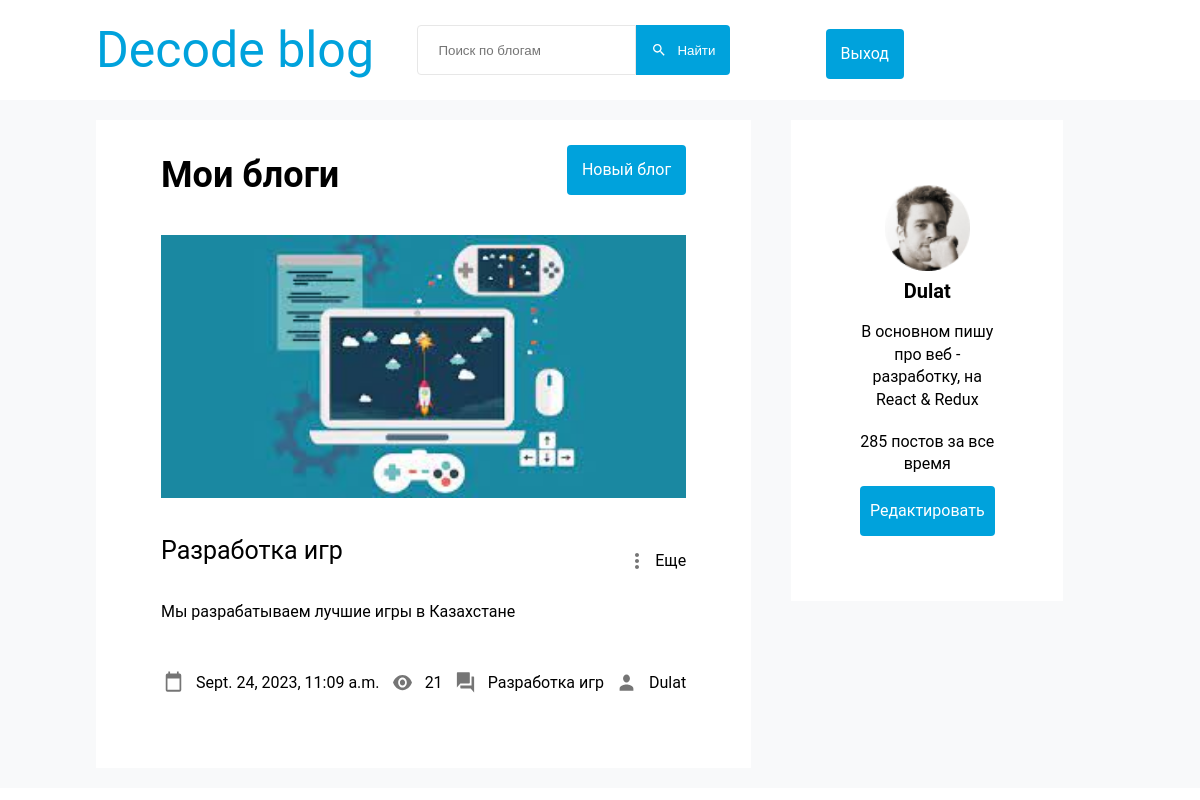
The page /authe/profile/ (signed in) on the database as committed earlier.
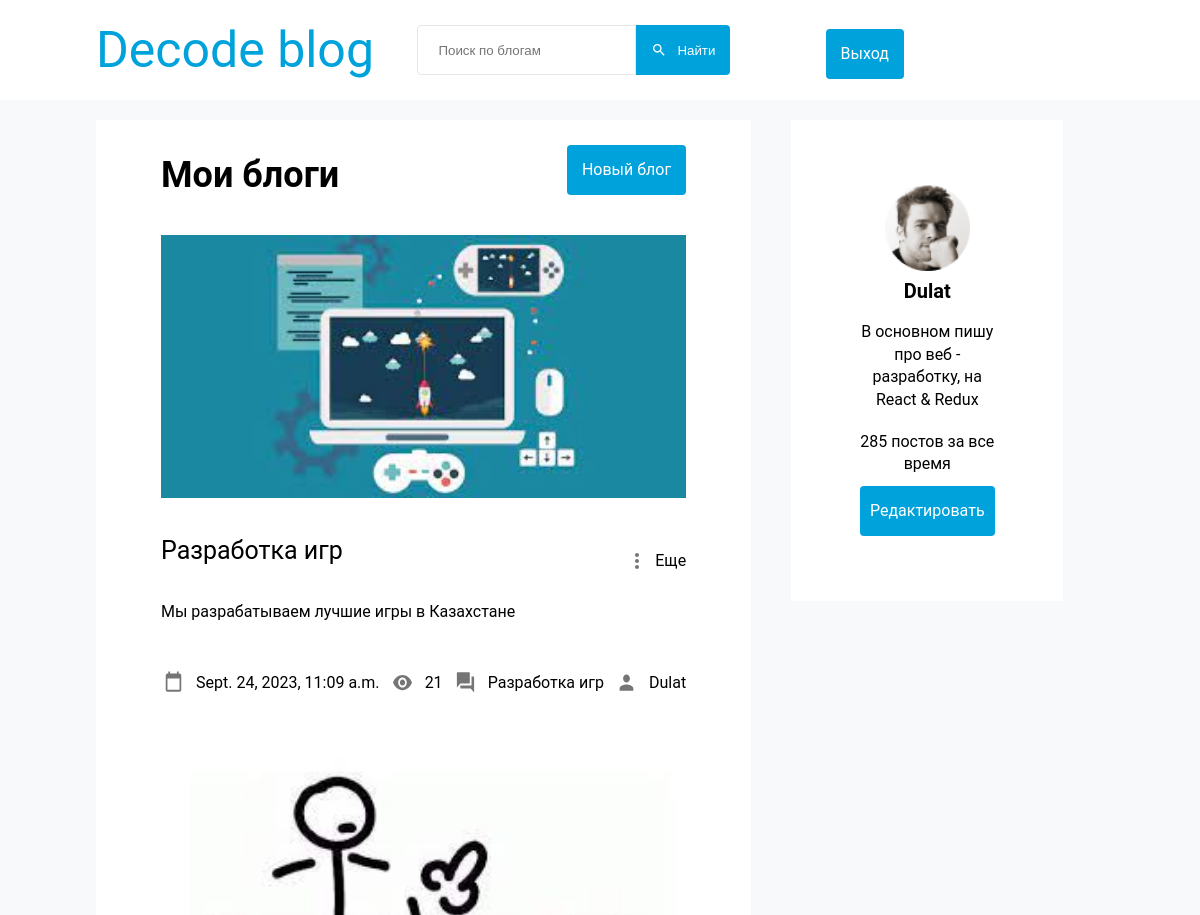
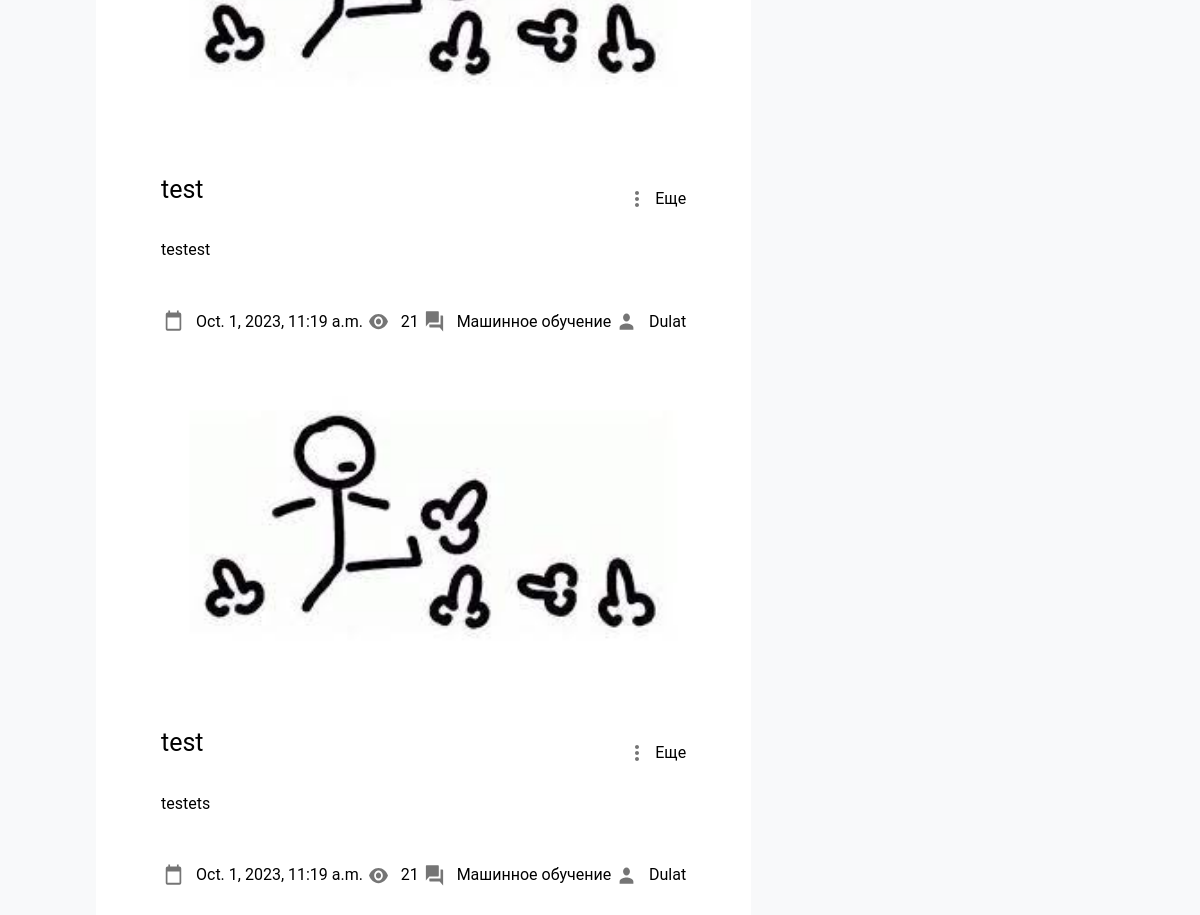
The same page on the database as committed later (2 pictures, top to bottom).
### decode_blog/models.py (models this page shows, shortened)
class NewBlog(models.Model):
    name = models.CharField(max_length=100, null=False, default="")
    image = models.ImageField(blank=True, upload_to=uniq_name_upload)
    category = models.ForeignKey(Category, on_delete=models.CASCADE, null=True)
    description = models.TextField(null=False)
    author = models.ForeignKey(User, on_delete=models.CASCADE)
    date = models.DateTimeField(default=datetime.datetime.today())
    class Meta:
        verbose_name = 'Newlog'
        verbose_name_plural = 'NewBlogs'

class Category(models.Model):
    name = models.CharField(max_length=50)
    class Meta:
        verbose_name = 'Category'
        verbose_name_plural = 'Categories'
    def __str__(self):
        return self.name

### authe/views.py (the view)
# urls.py: path('profile/', views.profile, name='profile'),
def profile(request):
    if not request.user.is_authenticated:
        return redirect('authe:signin')
    data = {
        'title': 'Профиль',
        'menu': menu,
        'posts': NewBlog.objects.filter(author_id=request.user.id)
    }
    return render(request, 'authe/profile.html', context=data)

### authe/templates/authe/profile.html (shortened to what this page needs)
{% load static %}
<!DOCTYPE html>
<html lang="en">
<head>
  <link rel="stylesheet" href="{% static 'decode_blog/css/style.css' %}">
  <link rel="stylesheet" href="{% static 'decode_blog/css/user.css' %}">
  <link rel="stylesheet" href="{% static 'decode_blog/css/newblog.css' %}">
  <link rel="stylesheet" href="{% static 'authe/css/signup.css' %}">
</head>
<body>
    <header class="header container">
      {% for m in menu %}
      <div class="header-logo">
          <a href="{% url 'decode_blog:home' %}">{{ m.title }}</a>
      </div>
      {% endfor %}
      <div class="header-search">
        <form action="{% url 'decode_blog:search_action' %}" class="display-form">
          <input type="search" class="input-search" placeholder="Поиск по блогам" name="search">
          <button type="submit" class="button button-search">
            <img src="{% static 'decode_blog/images/search.svg' %}" alt="">
            Найти
          </button>
        </form>
      </div>
      <div>
        {% if request.user.is_authenticated %}
              <div class="button-group">
                <a href="{% url 'authe:signout' %}" class="button2">Выход</a>
              </div>
            {% else %}
            <div class="button-group">
              <a href="{% url 'authe:signup' %}" class="button">Регистрация</a>
              <a href="{% url 'authe:signin' %}" class="button">Вход</a>
            </div>
            {% endif %}
      </div>
    </header>
    <section class="container page">
      <div class="page-content">
        <div class="page-header">
          <h2>Мои блоги</h2>
          <a class="button blog-a" href="{% url 'decode_blog:newblog' %}">Новый блог</a>
        </div>
        <div class="blogs">
          {% for newblog in posts %}
          <div class="blog-item">
            {% if newblog.image %}
              <img class="blog-item--img" src="{{ newblog.image.url }}" alt="">
            {% endif %}
            <div class="blog-header">
              <p class="blog-header-p">{{ newblog.name }}</p>
              <span class="link">
                <img src="{% static 'decode_blog/images/dots.svg' %}" alt="">
                Еще
              </span>
            </div>
            <p class="blog-desc">
              {{ newblog.description }}
            </p>
            <div class="blog-info">
              <span class="link">
                <img src="{% static 'decode_blog/images/date.svg' %}" alt="">
                {{ newblog.date }}
              </span>
              <span class="link">
                <img src="{% static 'decode_blog/images/visibility.svg' %}" alt="">
                21
              </span>
              <span class="link">
                <img src="{% static 'decode_blog/images/forums.svg' %}" alt="">
                {{ newblog.category }}
              </span>
              <a class="link">
                <img src="{% static 'decode_blog/images/person.svg' %}" alt="">
               {{ user.username }}
              </a>
            </div>
          </div>
          {% endfor %}
        </div>
      </div>
      <div class="page-info">
		<div class="user-profile">
			<img class="user-profile--ava" src="{% static 'decode_blog/images/avatar.png' %}" alt="">
			<h1>
      {{ user.username }}
      </h1>
			<h2>В основном пишу про веб - разработку, на React & Redux</h2>
			<p>285 постов за все время</p>
			<a href="{% url 'decode_blog:newblog' %}" class="button">Редактировать</a>
		</div>
	</div>
    </section>
  </body>
</html>

Rows that differ between the two databases and show on the page:
added NewBlog: image (picture), name "test", description "testest", date "Oct. 1, 2023, 11:19 a.m.", category "Машинное обучение", {{ user.username }} "Dulat"
added NewBlog: image (picture), name "test", description "testets", date "Oct. 1, 2023, 11:19 a.m.", category "Машинное обучение", {{ user.username }} "Dulat"
